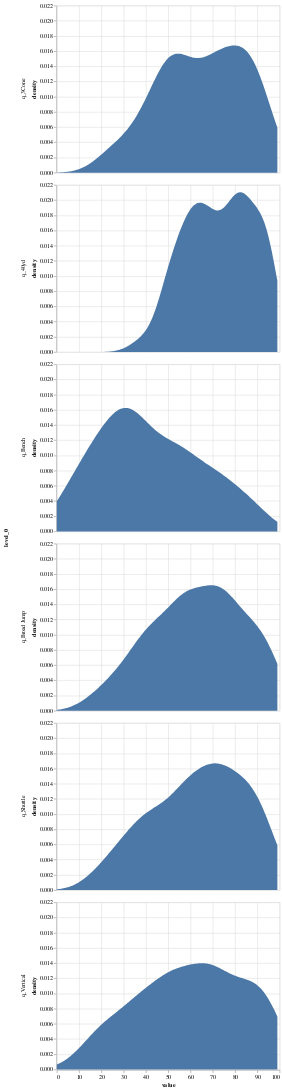

Notebook source saved alongside this figure:
### Markdown cell above
well OK, this is ugly AF, but it at least appears to be accurate.

### Code cell
alt.Chart(fool).transform_density(
    density='value',
    groupby=['level_0']
).mark_area().encode(
    alt.X('value:Q'),
    alt.Y('density:Q'),
    alt.Row('level_0:N')
)

### Figure 1 — Vega-Lite specification as saved in the notebook (floating-point values rounded to 4 significant figures; data arrays with more than 128 entries replaced by an {"elided": "..."} marker saying what was removed)
{"config": {"view": {"continuousWidth": 400, "continuousHeight": 300}}, "data": {"name": "data-e0ffb7ff0e0c6d88c73713f74a06535e"}, "mark": "area", "encoding": {"row": {"field": "level_0", "type": "nominal"}, "x": {"field": "value", "type": "quantitative"}, "y": {"field": "density", "type": "quantitative"}}, "transform": [{"density": "value", "groupby": ["level_0"]}], "$schema": "https://vega.github.io/schema/vega-lite/v4.17.0.json", "datasets": {"data-e0ffb7ff0e0c6d88c73713f74a06535e": {"elided": "1608 records"}}}
